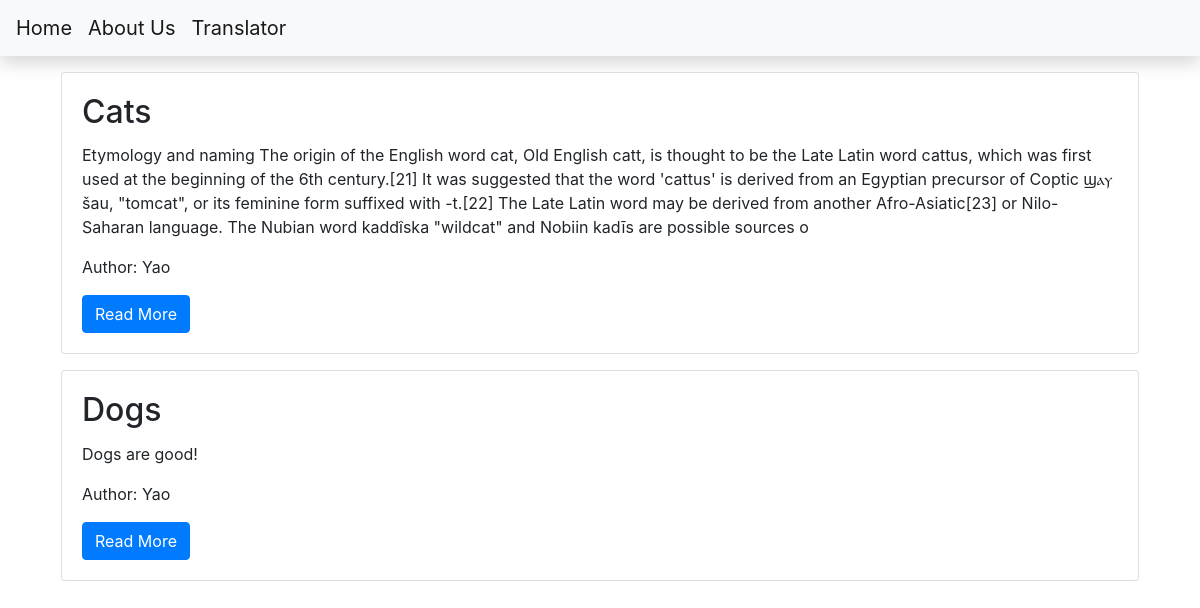
The page / on the database its author committed.
### blog/models.py (models this page shows, shortened)
class Post(models.Model):
    title = models.CharField(max_length=200)
    content = models.TextField()
    date_created = models.DateTimeField(auto_now_add=True)
    slug = models.SlugField(max_length=200, unique=True)
    author = models.ForeignKey(to=User, on_delete=models.CASCADE)
    status = models.IntegerField(choices=STATUS, default=0)

### blog/views.py (the view)
# urls.py: path('', views.PostList.as_view(), name="home")
class PostList(generic.ListView):
    queryset = Post.objects.filter(status=1).order_by('date_created')
    template_name = 'index.html'

### templates/index.html
{% extends 'base.html' %}
{% block content %}
<div class="container">
    {% for post in post_list %}
    <div class="card m-3">
        <div class="card-body">
            <h2 class="card-title">
                {{post.title}}
            </h2>
            <p class="card-text">
                {{post.content | slice:"500"}}
            </p>
            <p class="card-text">
                Author: {{post.author | title}}
            </p>
            <a class="btn btn-primary" href="{% url 'blog_view' post.slug %}">
                Read More
            </a>
        </div>
    </div>
    {% endfor %}
</div>
{% endblock content %}

### templates/base.html (shortened to what this page needs)
<!DOCTYPE html>
<html lang="en">
<head>
    <link rel="stylesheet" href="https://cdn.jsdelivr.net/npm/bootstrap@4.4.1/dist/css/bootstrap.min.css"
>
</head>
<body>
    <nav class="navbar navbar-expand-lg navbar-light bg-light shadow mb-3" id="mainNav">
        <div class="collapse navbar-collapse" id="navbarResponsive">
            <ul class="navbar-nav mr-auto">
                <li class="nav-item">
                    <a class="navbar-brand" href="{% url 'home' %}">Home</a>
                </li>
                <li>
                    <a class="navbar-brand" href="{% url 'about_view' %}">About Us</a>
                </li>
                <li>
                    <a class="navbar-brand" href="{% url 'translator_view' %}">Translator</a>
                </li>
            </ul>
        </div>
    </nav>
    {% block content %}
    {% endblock content %}
</body>
</html>

### rows shown on the page
Post: title "Cats", content "Etymology and naming The origin of the English word cat, Old English catt, is thought to be the Late Latin word cattus, which was first used at the beginning of the 6th century.[21] It was suggested that the word 'cattus' is derived from an Egyptian precursor of Coptic ϣⲁⲩ šau, \"tomcat\", or its feminine form suffixed with -t.[22] The Late Latin word may be derived from another Afro-Asiatic[23] or Nilo-Saharan language. The Nubian word kaddîska \"wildcat\" and Nobiin kadīs are possible sources o", author "Yao"
Post: title "Dogs", content "Dogs are good!", author "Yao"
